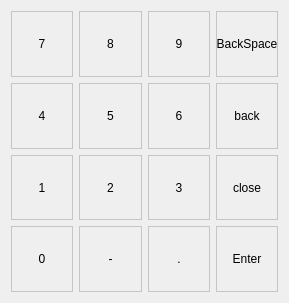
<?xml version="1.0" encoding="UTF-8"?>
<ui version="4.0">
 <class>SLWidgetNumberKeypad</class>
 <widget class="QWidget" name="SLWidgetNumberKeypad">
  <property name="windowModality">
   <enum>Qt::WindowModal</enum>
  </property>
  <property name="geometry">
   <rect>
    <x>0</x>
    <y>0</y>
    <width>289</width>
    <height>303</height>
   </rect>
  </property>
  <property name="windowTitle">
   <string>Form</string>
  </property>
  <property name="styleSheet">
   <string notr="true">QPushButton{
	background-color:rgb( 255 , 255 , 255);
background:transparent;border:1px solid rgb(197, 197, 197);

}
QPushButton:hover
{
	background:transparent;border:1px solid rgb( 255 , 69 , 0);

}

QPushButton:pressed
{
	background-color:rgb( 255 , 69 , 0);
	color:rgb(255,255,255);
    padding-left:1px;
    padding-top:1px;
}
</string>
  </property>
  <layout class="QGridLayout" name="gridLayout">
   <item row="3" column="1">
    <widget class="QPushButton" name="btnPlusMinus">
     <property name="sizePolicy">
      <sizepolicy hsizetype="Ignored" vsizetype="Expanding">
       <horstretch>0</horstretch>
       <verstretch>0</verstretch>
      </sizepolicy>
     </property>
     <property name="focusPolicy">
      <enum>Qt::NoFocus</enum>
     </property>
     <property name="text">
      <string>-</string>
     </property>
    </widget>
   </item>
   <item row="1" column="0">
    <widget class="QPushButton" name="btn4">
     <property name="sizePolicy">
      <sizepolicy hsizetype="Ignored" vsizetype="Expanding">
       <horstretch>0</horstretch>
       <verstretch>0</verstretch>
      </sizepolicy>
     </property>
     <property name="focusPolicy">
      <enum>Qt::NoFocus</enum>
     </property>
     <property name="text">
      <string>4</string>
     </property>
    </widget>
   </item>
   <item row="0" column="3">
    <widget class="QPushButton" name="btnBackSpace">
     <property name="sizePolicy">
      <sizepolicy hsizetype="Ignored" vsizetype="Expanding">
       <horstretch>0</horstretch>
       <verstretch>0</verstretch>
      </sizepolicy>
     </property>
     <property name="focusPolicy">
      <enum>Qt::NoFocus</enum>
     </property>
     <property name="text">
      <string>BackSpace</string>
     </property>
    </widget>
   </item>
   <item row="2" column="1">
    <widget class="QPushButton" name="btn2">
     <property name="sizePolicy">
      <sizepolicy hsizetype="Ignored" vsizetype="Expanding">
       <horstretch>0</horstretch>
       <verstretch>0</verstretch>
      </sizepolicy>
     </property>
     <property name="focusPolicy">
      <enum>Qt::NoFocus</enum>
     </property>
     <property name="text">
      <string>2</string>
     </property>
    </widget>
   </item>
   <item row="0" column="2">
    <widget class="QPushButton" name="btn9">
     <property name="sizePolicy">
      <sizepolicy hsizetype="Ignored" vsizetype="Expanding">
       <horstretch>0</horstretch>
       <verstretch>0</verstretch>
      </sizepolicy>
     </property>
     <property name="focusPolicy">
      <enum>Qt::NoFocus</enum>
     </property>
     <property name="text">
      <string>9</string>
     </property>
    </widget>
   </item>
   <item row="0" column="1">
    <widget class="QPushButton" name="btn8">
     <property name="sizePolicy">
      <sizepolicy hsizetype="Ignored" vsizetype="Expanding">
       <horstretch>0</horstretch>
       <verstretch>0</verstretch>
      </sizepolicy>
     </property>
     <property name="focusPolicy">
      <enum>Qt::NoFocus</enum>
     </property>
     <property name="text">
      <string>8</string>
     </property>
    </widget>
   </item>
   <item row="2" column="2">
    <widget class="QPushButton" name="btn3">
     <property name="sizePolicy">
      <sizepolicy hsizetype="Ignored" vsizetype="Expanding">
       <horstretch>0</horstretch>
       <verstretch>0</verstretch>
      </sizepolicy>
     </property>
     <property name="focusPolicy">
      <enum>Qt::NoFocus</enum>
     </property>
     <property name="text">
      <string>3</string>
     </property>
    </widget>
   </item>
   <item row="3" column="2">
    <widget class="QPushButton" name="btnDeciaml">
     <property name="sizePolicy">
      <sizepolicy hsizetype="Ignored" vsizetype="Expanding">
       <horstretch>0</horstretch>
       <verstretch>0</verstretch>
      </sizepolicy>
     </property>
     <property name="focusPolicy">
      <enum>Qt::NoFocus</enum>
     </property>
     <property name="text">
      <string>.</string>
     </property>
    </widget>
   </item>
   <item row="1" column="3">
    <widget class="QPushButton" name="btnBack">
     <property name="sizePolicy">
      <sizepolicy hsizetype="Ignored" vsizetype="Expanding">
       <horstretch>0</horstretch>
       <verstretch>0</verstretch>
      </sizepolicy>
     </property>
     <property name="focusPolicy">
      <enum>Qt::NoFocus</enum>
     </property>
     <property name="text">
      <string>back</string>
     </property>
    </widget>
   </item>
   <item row="2" column="3">
    <widget class="QPushButton" name="btnClose">
     <property name="sizePolicy">
      <sizepolicy hsizetype="Ignored" vsizetype="Expanding">
       <horstretch>0</horstretch>
       <verstretch>0</verstretch>
      </sizepolicy>
     </property>
     <property name="focusPolicy">
      <enum>Qt::NoFocus</enum>
     </property>
     <property name="text">
      <string>close</string>
     </property>
    </widget>
   </item>
   <item row="1" column="1">
    <widget class="QPushButton" name="btn5">
     <property name="sizePolicy">
      <sizepolicy hsizetype="Ignored" vsizetype="Expanding">
       <horstretch>0</horstretch>
       <verstretch>0</verstretch>
      </sizepolicy>
     </property>
     <property name="focusPolicy">
      <enum>Qt::NoFocus</enum>
     </property>
     <property name="text">
      <string>5</string>
     </property>
    </widget>
   </item>
   <item row="2" column="0">
    <widget class="QPushButton" name="btn1">
     <property name="sizePolicy">
      <sizepolicy hsizetype="Ignored" vsizetype="Expanding">
       <horstretch>0</horstretch>
       <verstretch>0</verstretch>
      </sizepolicy>
     </property>
     <property name="focusPolicy">
      <enum>Qt::NoFocus</enum>
     </property>
     <property name="text">
      <string>1</string>
     </property>
    </widget>
   </item>
   <item row="3" column="0">
    <widget class="QPushButton" name="btn0">
     <property name="sizePolicy">
      <sizepolicy hsizetype="Ignored" vsizetype="Expanding">
       <horstretch>0</horstretch>
       <verstretch>0</verstretch>
      </sizepolicy>
     </property>
     <property name="focusPolicy">
      <enum>Qt::NoFocus</enum>
     </property>
     <property name="text">
      <string>0</string>
     </property>
    </widget>
   </item>
   <item row="0" column="0">
    <widget class="QPushButton" name="btn7">
     <property name="sizePolicy">
      <sizepolicy hsizetype="Ignored" vsizetype="Expanding">
       <horstretch>0</horstretch>
       <verstretch>0</verstretch>
      </sizepolicy>
     </property>
     <property name="focusPolicy">
      <enum>Qt::NoFocus</enum>
     </property>
     <property name="text">
      <string>7</string>
     </property>
    </widget>
   </item>
   <item row="1" column="2">
    <widget class="QPushButton" name="btn6">
     <property name="sizePolicy">
      <sizepolicy hsizetype="Ignored" vsizetype="Expanding">
       <horstretch>0</horstretch>
       <verstretch>0</verstretch>
      </sizepolicy>
     </property>
     <property name="focusPolicy">
      <enum>Qt::NoFocus</enum>
     </property>
     <property name="text">
      <string>6</string>
     </property>
    </widget>
   </item>
   <item row="3" column="3">
    <widget class="QPushButton" name="btnEnter">
     <property name="sizePolicy">
      <sizepolicy hsizetype="Ignored" vsizetype="Expanding">
       <horstretch>0</horstretch>
       <verstretch>0</verstretch>
      </sizepolicy>
     </property>
     <property name="focusPolicy">
      <enum>Qt::NoFocus</enum>
     </property>
     <property name="text">
      <string>Enter</string>
     </property>
    </widget>
   </item>
  </layout>
 </widget>
 <resources/>
 <connections/>
</ui>
